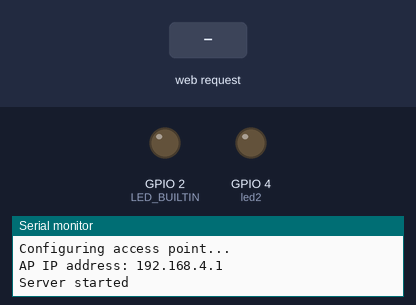
Recording of a sketch running on a simulated ESP32. Parts: output pins drawn as LEDs (lit = HIGH), the last lines printed to the serial monitor. Inputs (shaded band) come from the test bench.

Above: at 1.2 s.
1.3 s: HTTP request GET /led1_H received
At 2.5 s:
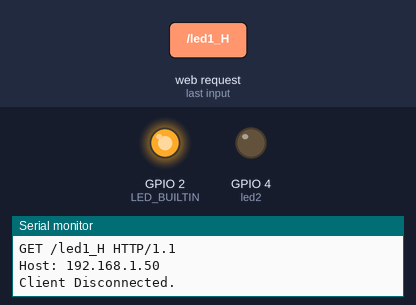
2.8 s: HTTP request GET /led2_H received
At 3.7 s:
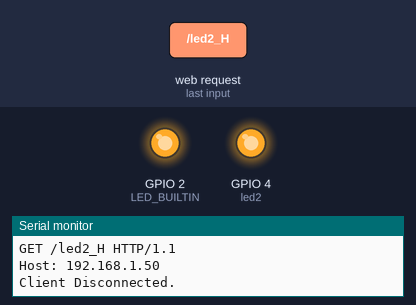
4.3 s: HTTP request GET /led1_L received
At 4.9 s:
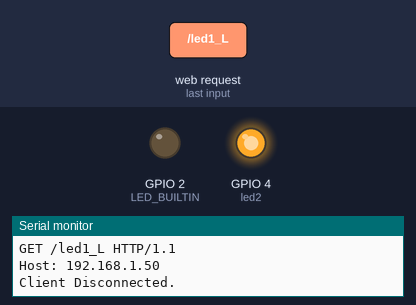
5.8 s: HTTP request GET /led2_L received
At 7.2 s:
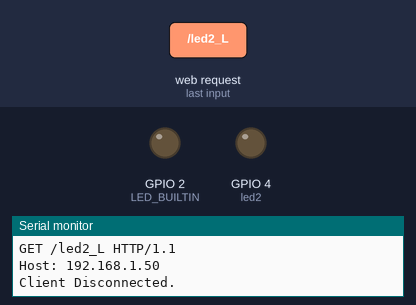
Timing chart, 0 to 8.3 s (numbered marks = the images above; inputs shaded):
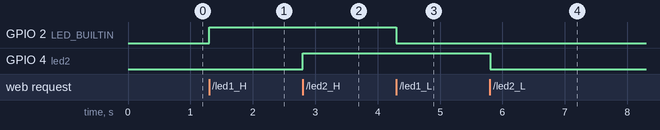

Measured:
- after the input at 1.3 s, GPIO 2 (LED_BUILTIN): LOW → HIGH at once
- after the input at 2.8 s, GPIO 4 (led2): LOW → HIGH at once
- after the input at 4.3 s, GPIO 2 (LED_BUILTIN): HIGH → LOW at once
- after the input at 5.8 s, GPIO 4 (led2): HIGH → LOW at once

The sketch:

WiFiAccessPoint.arduino.ino
```cpp
/*
  WiFiAccessPoint.ino creates a WiFi access point and provides a web server on it.

  Steps:
  1. Connect to the access point "yourAp"
  2. Point your web browser to http://192.168.4.1/H to turn the LED on or http://192.168.4.1/L to turn it off
     OR
     Run raw TCP "GET /H" and "GET /L" on PuTTY terminal with 192.168.4.1 as IP address and 80 as port

  Created for arduino-esp32 on 04 July, 2018
  by Elochukwu Ifediora (fedy0)
*/

#include <WiFi.h>
#include <NetworkClient.h>
#include <WiFiAP.h>

#ifndef LED_BUILTIN
#define LED_BUILTIN 2  // Set the GPIO pin where you connected your test LED or comment this line out if your dev board has a built-in LED
#endif

int led2 = 4;

// Set these to your desired credentials.
const char *ssid = "myEsp32Hotspot";
const char *password = "12345678";

NetworkServer server(80);

void setup() {
  pinMode(LED_BUILTIN, OUTPUT);
  pinMode(led2, OUTPUT);

  Serial.begin(115200);
  Serial.println();
  Serial.println("Configuring access point...");

  // You can remove the password parameter if you want the AP to be open.
  // a valid password must have more than 7 characters
  if (!WiFi.softAP(ssid, password)) {
    log_e("Soft AP creation failed.");
    while (1);
  }
  IPAddress myIP = WiFi.softAPIP();
  Serial.print("AP IP address: ");
  Serial.println(myIP);
  server.begin();

  Serial.println("Server started");
}

void loop() {
  NetworkClient client = server.accept();  // listen for incoming clients

  if (client) {                     // if you get a client,
    Serial.println("New Client.");  // print a message out the serial port
    String currentLine = "";        // make a String to hold incoming data from the client
    while (client.connected()) {    // loop while the client's connected
      if (client.available()) {     // if there's bytes to read from the client,
        char c = client.read();     // read a byte, then
        Serial.write(c);            // print it out the serial monitor
        if (c == '\n') {            // if the byte is a newline character

          // if the current line is blank, you got two newline characters in a row.
          // that's the end of the client HTTP request, so send a response:
          if (currentLine.length() == 0) {
            // HTTP headers always start with a response code (e.g. HTTP/1.1 200 OK)
            // and a content-type so the client knows what's coming, then a blank line:
            client.println("HTTP/1.1 200 OK");
            client.println("Content-type:text/html");
            client.println();

            // the content of the HTTP response follows the header:
            client.print("Click <a href=\"/led1_H\">here</a> to turn ON the LED.<br>");
            client.print("Click <a href=\"/led1_L\">here</a> to turn OFF the LED.<br>");
            client.print("Click <a href=\"/led2_H\">here</a> to turn ON the LED.<br>");
            client.print("Click <a href=\"/led2_L\">here</a> to turn OFF the LED.<br>");


            // The HTTP response ends with another blank line:
            client.println();
            // break out of the while loop:
            break;
          } else {  // if you got a newline, then clear currentLine:
            currentLine = "";
          }
        } else if (c != '\r') {  // if you got anything else but a carriage return character,
          currentLine += c;      // add it to the end of the currentLine
        }

        // Check to see if the client request was "GET /H" or "GET /L":
        if (currentLine.endsWith("GET /led1_H")) {
          digitalWrite(LED_BUILTIN, HIGH);  // GET /H turns the LED on
        }
        if (currentLine.endsWith("GET /led1_L")) {
          digitalWrite(LED_BUILTIN, LOW);  // GET /L turns the LED off
        }
        if (currentLine.endsWith("GET /led2_H")) {
          digitalWrite(led2, HIGH);  // GET /H turns the LED on
        }
        if (currentLine.endsWith("GET /led2_L")) {
          digitalWrite(led2, LOW);  // GET /L turns the LED off
        }
      }
    }
    // close the connection:
    client.stop();
    Serial.println("Client Disconnected.");
  }
}
```
